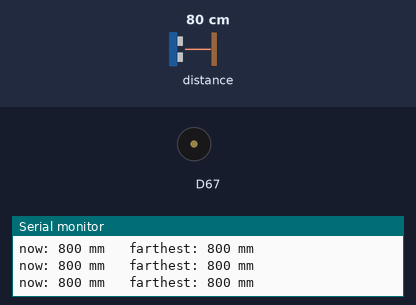
This sketch was run on a simulated Arduino Uno R4 WiFi. On the bench: buzzer (waves = sounding), the last lines printed to the serial monitor. The inputs (shaded band) are chosen by the test bench; at power-on: distance to the obstacle 80 cm.

Above: at 1.2 s.
1.3 s: distance to the obstacle set to 43 cm
2.8 s: distance to the obstacle set to 37 cm
At 3.54 s:
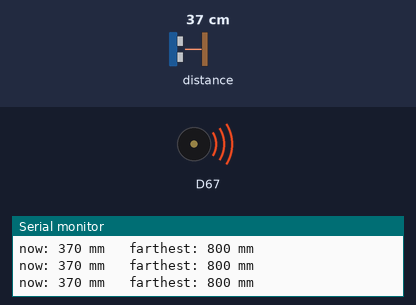
5.8 s: distance to the obstacle set to 60 cm
At 5.8 s:
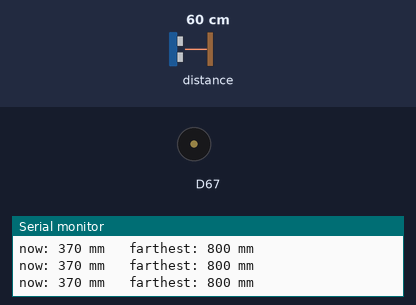
Timing chart, 0 to 8.8 s (numbered marks = the images above; inputs shaded):
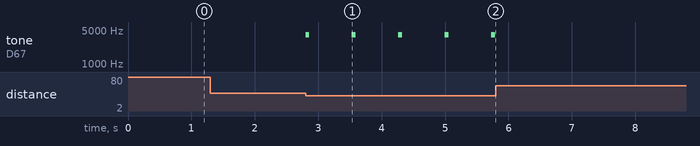

Measured:
- the behaviour switches between 40 and 39 cm on distance to the obstacle (found by bisection; images 0 and 1)
- after the input at 2.8 s, tone on D67: alternates 4000 Hz for 0.06 s and silent for 0.67 s, starting at once
- after the input at 5.8 s, tone on D67: stops changing and stays silent

The sketch:

FarthestDistance.ino
```cpp
/*
  FarthestDistance

  Uses a Modulino Distance (time-of-flight sensor) to tell you how far away
  the farthest object is, and a Modulino Buzzer as a proximity alarm: it
  beeps when something comes closer than 40 cm, faster as it gets closer,
  and continuously below 10 cm (like a parking sensor). The buzzer is
  optional. The sensor measures a single distance in its
  narrow field of view, so to find the farthest object, slowly sweep the
  sensor across the scene: the sketch keeps the farthest reading from the
  last few seconds.

  Serial Monitor (9600 baud) shows, 4 times a second:
    now: 412 mm   farthest: 1187 mm

  Objects beyond the sensor's range (roughly 1.2 m or more, depending on the
  target and light) give no reading and show as "out of range".

  Works on any board with a Qwiic connector, including the UNO Q and
  VENTUNO Q in the Arduino IDE.

  Requires the "Arduino_Modulino" library (Library Manager).
*/

#include <Modulino.h>

ModulinoDistance distance;
ModulinoBuzzer buzzer;

// Farthest distance seen in the last few seconds. Sweep the sensor across
// the scene and this reports the farthest thing it pointed at.
const unsigned long windowMs = 5000;      // how long a "farthest" reading is kept
const unsigned long reportEveryMs = 250;  // how often to print
const unsigned long noTargetAfterMs = 500;

float currentMm = NAN;            // latest valid reading
float windowMaxMm = 0;            // farthest in the current window
float previousWindowMaxMm = 0;    // farthest in the previous window
unsigned long windowStartMs = 0;
unsigned long lastValidMs = 0;
unsigned long lastReportMs = 0;

// Read the sensor and update the farthest values
void updateDistance() {
  unsigned long now = millis();

  if (distance.available()) {
    currentMm = distance.get();
    lastValidMs = now;
    if (currentMm > windowMaxMm) {
      windowMaxMm = currentMm;
    }
  } else if (now - lastValidMs > noTargetAfterMs) {
    currentMm = NAN;  // nothing in range for a while
  }

  // Start a new window, keeping the previous one so the value doesn't drop
  // suddenly to zero right at the switch
  if (now - windowStartMs >= windowMs) {
    previousWindowMaxMm = windowMaxMm;
    windowMaxMm = 0;
    windowStartMs = now;
  }
}

float farthestMm() {
  return max(windowMaxMm, previousWindowMaxMm);
}

// ---- Proximity alarm (Modulino Buzzer) ----
// Like a parking sensor: starts beeping when something is closer than
// alertMm, beeps faster as it gets closer, and sounds continuously below
// solidMm. 4000 Hz is the buzzer's loudest pitch.
const float alertMm = 400;        // start beeping (40 cm)
const float solidMm = 100;        // continuous tone (10 cm)
const int alarmFrequency = 4000;
const unsigned long beepLengthMs = 60;
const unsigned long fastestBeepEveryMs = 120;  // just outside solidMm
const unsigned long slowestBeepEveryMs = 800;  // just inside alertMm

bool buzzerFound = false;
bool alarmOn = false;
unsigned long lastBeepMs = 0;

// Returns true while something is close enough to sound the alarm
bool updateAlarm() {
  unsigned long now = millis();
  bool close = !isnan(currentMm) && currentMm < alertMm;

  if (!buzzerFound) {
    return close;
  }

  if (!close) {
    if (alarmOn) {
      buzzer.noTone();
    }
    return false;
  }

  if (currentMm <= solidMm) {
    // Very close: keep a continuous tone going
    if (now - lastBeepMs >= 150) {
      buzzer.tone(alarmFrequency, 250);
      lastBeepMs = now;
    }
  } else {
    // Closer = shorter gap between beeps
    unsigned long beepEveryMs = map((long)currentMm, (long)solidMm, (long)alertMm,
                                    (long)fastestBeepEveryMs, (long)slowestBeepEveryMs);
    if (now - lastBeepMs >= beepEveryMs) {
      buzzer.tone(alarmFrequency, beepLengthMs);
      lastBeepMs = now;
    }
  }
  return true;
}

void setup() {
  Serial.begin(9600);
#if defined(ARDUINO_UNO_Q) || defined(ARDUINO_VENTUNO_Q)
  // On the UNO Q and VENTUNO Q the Qwiic connector is on the second I2C bus
  Modulino.begin(Wire1);
#else
  Modulino.begin();
#endif

  while (!distance.begin()) {
    Serial.println("Modulino Distance NOT found - check the Qwiic cable. Retrying...");
    delay(1000);
  }
  Serial.println("Modulino Distance found. Sweep it slowly across the scene.");

  // The buzzer is optional: without it you still get the distances
  buzzerFound = buzzer.begin();
  Serial.println(buzzerFound ? "Modulino Buzzer found: proximity alarm on."
                             : "Modulino Buzzer NOT found: no proximity alarm.");
}

void loop() {
  updateDistance();

  bool close = updateAlarm();
  if (close != alarmOn) {
    alarmOn = close;
    if (alarmOn) {
      Serial.print("!!! Something is close: ");
      Serial.print((int)currentMm);
      Serial.println(" mm");
    } else {
      Serial.println("All clear.");
    }
  }

  unsigned long now = millis();
  if (now - lastReportMs >= reportEveryMs) {
    lastReportMs = now;

    Serial.print("now: ");
    if (isnan(currentMm)) {
      Serial.print("out of range");
    } else {
      Serial.print((int)currentMm);
      Serial.print(" mm");
    }

    Serial.print("   farthest: ");
    if (farthestMm() > 0) {
      Serial.print((int)farthestMm());
      Serial.println(" mm");
    } else {
      Serial.println("-");
    }
  }
}
```
